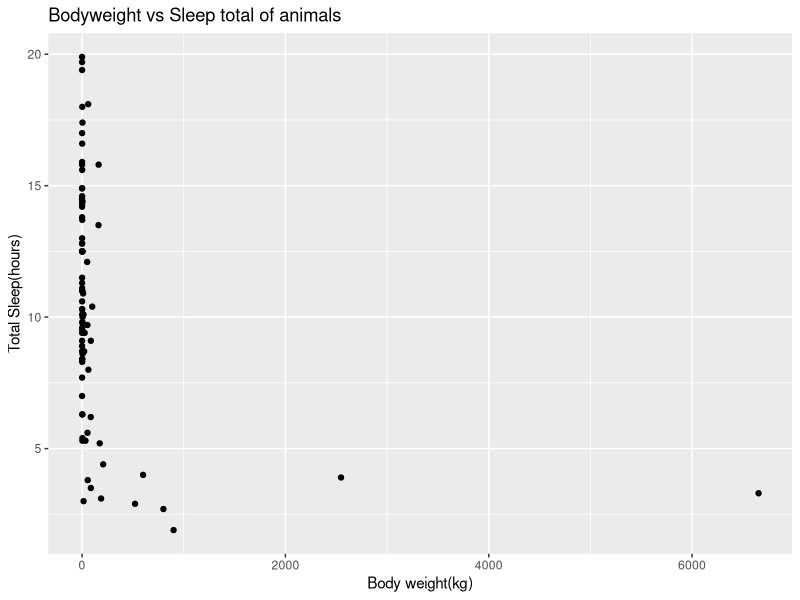
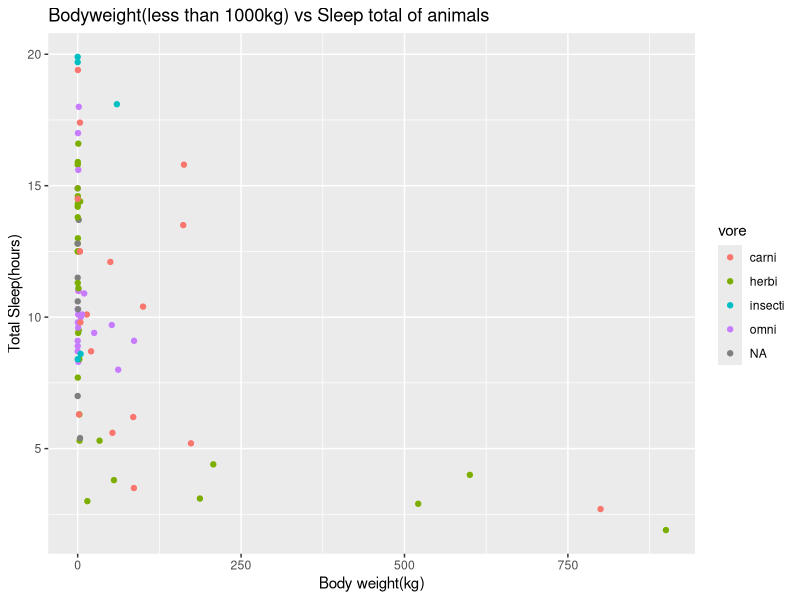

Write the R code that produced these figures, in order.
## ---- chunk 1
#| message: false
#| warning: false
library(tidyverse)

# Cleaning and transforming the mammal sleep data
herbivore_sleep <- msleep %>%
  filter(vore == "herbi") %>%
  mutate(awake_time = 24 - sleep_total) %>%
  select(name, sleep_total, awake_time, brainwt) %>%
  arrange(desc(sleep_total))
  
# Display the first few rows
knitr::kable(head(herbivore_sleep), caption = "Top Sleeping Herbivores")
## ---- chunk 2
#| message: false
#| warning: false
library(tidyverse)

# Use ggplot2::msleep to ensure R always sees it as the dataset
ggplot2::msleep %>%
  dplyr::select(where(is.numeric)) %>%
  purrr::map_df(~mean(.x, na.rm = TRUE)) %>%
  knitr::kable(caption = "Dataset Averages using purrr")
## ---- chunk 3
library(ggplot2)
## ---- chunk 4
# First create data 
sleep_bodyweight_df <- msleep %>%
  select(name, vore, sleep_total, bodywt)
  
# Specify the dataframe as data, mapping as an aes which contains the axes  
ggplot(data = sleep_bodyweight_df, mapping = aes(x = bodywt, y = sleep_total)) +
  geom_point() +
  labs( # Add labels
  title = "Bodyweight vs Sleep total of animals",
  x = "Body weight(kg)",
  y = "Total Sleep(hours)" # Rename axes with full names and units
)
## ---- chunk 5
# Filter sleep_bodyweight_df 
sleep_bodyweight_df <- sleep_bodyweight_df %>%
  filter(bodywt < 1000)
  
# By adding in fill to our mapping we can get a graph that shows the vore aswell
ggplot(data = sleep_bodyweight_df, mapping = aes(x = bodywt, y = sleep_total, color = vore)) +
  geom_point() +
  labs( # Add labels
  title = "Bodyweight(less than 1000kg) vs Sleep total of animals",
  x = "Body weight(kg)",
  y = "Total Sleep(hours)" # Rename axes with full names and units
)
